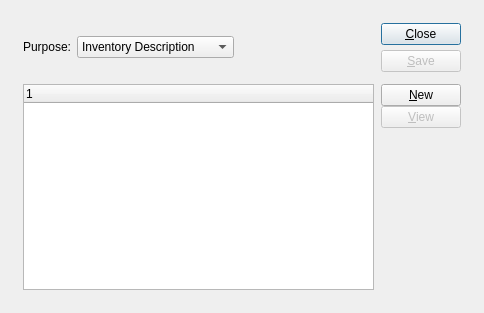
<ui version="4.0" >
 <author></author>
 <comment>This file is part of the xTuple ERP: PostBooks Edition, a free and
open source Enterprise Resource Planning software suite,
Copyright (c) 1999-2011 by OpenMFG LLC, d/b/a xTuple.
It is licensed to you under the Common Public Attribution License
version 1.0, the full text of which (including xTuple-specific Exhibits)
is available at www.xtuple.com/CPAL.  By using this software, you agree
to be bound by its terms.</comment>
 <class>imageAssignment</class>
 <widget class="QDialog" name="imageAssignment" >
  <property name="geometry" >
   <rect>
    <x>0</x>
    <y>0</y>
    <width>484</width>
    <height>313</height>
   </rect>
  </property>
  <property name="windowTitle" >
   <string>Image Assignment</string>
  </property>
  <layout class="QGridLayout" >
   <item row="0" column="0" >
    <layout class="QGridLayout" >
     <property name="leftMargin" >
      <number>12</number>
     </property>
     <property name="topMargin" >
      <number>12</number>
     </property>
     <property name="rightMargin" >
      <number>12</number>
     </property>
     <property name="bottomMargin" >
      <number>12</number>
     </property>
     <property name="horizontalSpacing" >
      <number>12</number>
     </property>
     <property name="verticalSpacing" >
      <number>12</number>
     </property>
     <item row="0" column="0" >
      <layout class="QHBoxLayout" >
       <item>
        <layout class="QVBoxLayout" >
         <item>
          <layout class="QHBoxLayout" >
           <item>
            <widget class="QLabel" name="_purposeLit" >
             <property name="text" >
              <string>Purpose:</string>
             </property>
             <property name="alignment" >
              <set>Qt::AlignRight|Qt::AlignTrailing|Qt::AlignVCenter</set>
             </property>
            </widget>
           </item>
           <item>
            <widget class="XComboBox" name="_purpose" >
             <property name="sizePolicy" >
              <sizepolicy vsizetype="Fixed" hsizetype="Expanding" >
               <horstretch>0</horstretch>
               <verstretch>0</verstretch>
              </sizepolicy>
             </property>
             <item>
              <property name="text" >
               <string>Inventory Description</string>
              </property>
             </item>
             <item>
              <property name="text" >
               <string>Product Description</string>
              </property>
             </item>
             <item>
              <property name="text" >
               <string>Engineering Reference</string>
              </property>
             </item>
             <item>
              <property name="text" >
               <string>Miscellaneous</string>
              </property>
             </item>
            </widget>
           </item>
           <item>
            <spacer>
             <property name="orientation" >
              <enum>Qt::Horizontal</enum>
             </property>
             <property name="sizeHint" >
              <size>
               <width>40</width>
               <height>20</height>
              </size>
             </property>
            </spacer>
           </item>
          </layout>
         </item>
         <item>
          <spacer>
           <property name="orientation" >
            <enum>Qt::Vertical</enum>
           </property>
           <property name="sizeType" >
            <enum>QSizePolicy::Preferred</enum>
           </property>
           <property name="sizeHint" >
            <size>
             <width>20</width>
             <height>0</height>
            </size>
           </property>
          </spacer>
         </item>
        </layout>
       </item>
       <item>
        <spacer>
         <property name="orientation" >
          <enum>Qt::Horizontal</enum>
         </property>
         <property name="sizeHint" >
          <size>
           <width>40</width>
           <height>20</height>
          </size>
         </property>
        </spacer>
       </item>
       <item>
        <layout class="QVBoxLayout" >
         <property name="spacing" >
          <number>5</number>
         </property>
         <item>
          <widget class="QPushButton" name="_close" >
           <property name="text" >
            <string>&amp;Close</string>
           </property>
          </widget>
         </item>
         <item>
          <widget class="QPushButton" name="_save" >
           <property name="enabled" >
            <bool>false</bool>
           </property>
           <property name="text" >
            <string>&amp;Save</string>
           </property>
          </widget>
         </item>
        </layout>
       </item>
      </layout>
     </item>
     <item row="1" column="0" >
      <layout class="QHBoxLayout" >
       <property name="spacing" >
        <number>7</number>
       </property>
       <item>
        <widget class="XTreeWidget" name="_image" />
       </item>
       <item>
        <layout class="QVBoxLayout" >
         <property name="spacing" >
          <number>0</number>
         </property>
         <item>
          <widget class="QPushButton" name="_new" >
           <property name="text" >
            <string>&amp;New</string>
           </property>
          </widget>
         </item>
         <item>
          <widget class="QPushButton" name="_view" >
           <property name="enabled" >
            <bool>false</bool>
           </property>
           <property name="text" >
            <string>&amp;View</string>
           </property>
          </widget>
         </item>
         <item>
          <spacer>
           <property name="orientation" >
            <enum>Qt::Vertical</enum>
           </property>
           <property name="sizeType" >
            <enum>QSizePolicy::Expanding</enum>
           </property>
           <property name="sizeHint" >
            <size>
             <width>20</width>
             <height>20</height>
            </size>
           </property>
          </spacer>
         </item>
        </layout>
       </item>
      </layout>
     </item>
    </layout>
   </item>
  </layout>
 </widget>
 <layoutdefault spacing="6" margin="11" />
 <pixmapfunction>qPixmapFromMimeSource</pixmapfunction>
 <customwidgets>
  <customwidget>
   <class>XComboBox</class>
   <extends>QComboBox</extends>
   <header>xcombobox.h</header>
  </customwidget>
  <customwidget>
   <class>XTreeWidget</class>
   <extends>QTreeWidget</extends>
   <header>xtreewidget.h</header>
  </customwidget>
 </customwidgets>
 <tabstops>
  <tabstop>_purpose</tabstop>
  <tabstop>_image</tabstop>
  <tabstop>_new</tabstop>
  <tabstop>_view</tabstop>
  <tabstop>_save</tabstop>
  <tabstop>_close</tabstop>
 </tabstops>
 <resources/>
 <connections>
  <connection>
   <sender>_image</sender>
   <signal>valid(bool)</signal>
   <receiver>_save</receiver>
   <slot>setEnabled(bool)</slot>
   <hints>
    <hint type="sourcelabel" >
     <x>26</x>
     <y>94</y>
    </hint>
    <hint type="destinationlabel" >
     <x>561</x>
     <y>59</y>
    </hint>
   </hints>
  </connection>
  <connection>
   <sender>_close</sender>
   <signal>clicked()</signal>
   <receiver>imageAssignment</receiver>
   <slot>reject()</slot>
   <hints>
    <hint type="sourcelabel" >
     <x>561</x>
     <y>27</y>
    </hint>
    <hint type="destinationlabel" >
     <x>20</x>
     <y>20</y>
    </hint>
   </hints>
  </connection>
  <connection>
   <sender>_image</sender>
   <signal>valid(bool)</signal>
   <receiver>_view</receiver>
   <slot>setEnabled(bool)</slot>
   <hints>
    <hint type="sourcelabel" >
     <x>432</x>
     <y>111</y>
    </hint>
    <hint type="destinationlabel" >
     <x>572</x>
     <y>117</y>
    </hint>
   </hints>
  </connection>
 </connections>
</ui>
